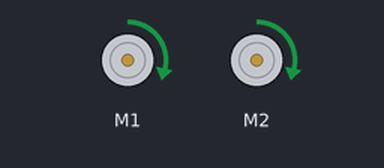
Simulated run of this program. Board: Arduino Mega 2560, built with avr-gcc and run on an emulated ATmega2560. Parts: 2 × DC motor (green arrow = forward, orange = backward, longer = faster). What the program prints to the serial monitor is not drawn.

Above: at 0.1 s.
Timing chart, 0 to 1.6 s (numbered marks = the images above):
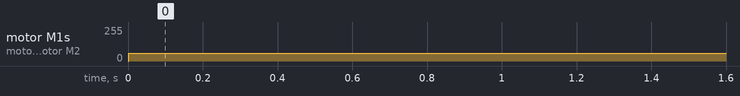

Measured:
- by itself, motor M1, motor M2: stopped → forward 57/255 at 0.00 s

The program:

main.cpp
```cpp
#include "DualMC33926MotorShield.h"

unsigned char dir1 = 7;
unsigned char pwm1 = 9;
unsigned char fb1 = A0;
unsigned char dir2 = 8;
unsigned char pwm2 = 10;
unsigned char fb2 = A1;
unsigned char nD2 = 4;
unsigned char nSF = 12;

DualMC33926MotorShield md(dir1,pwm1,fb1,dir2,pwm2,fb2,nD2,nSF);

void stopIfFault()
{
  if (md.getFault())
  {
    Serial.println("fault");
    while(1);
  }
}

void setup()
{
  Serial.begin(115200);
  Serial.println("Dual MC33926 Motor Shield");
  md.init();
}

void loop()
{
  //right side
  md.setM1Speed(90);
  md.setM2Speed(90);
  stopIfFault();
  Serial.print("M1 current: ");
  Serial.println(md.getM1CurrentMilliamps());
  Serial.print("M2 current: ");
  Serial.println(md.getM2CurrentMilliamps());
  delay(2);
  /*
  for (int i = 0; i <= 400; i++)
  {
    md.setM1Speed(i);
    md.setM2Speed(i);
    stopIfFault();
    if (abs(i)%200 == 100)
    {
      Serial.print("M1 current: ");
      Serial.println(md.getM1CurrentMilliamps());
      Serial.print("M2 current: ");
      Serial.println(md.getM2CurrentMilliamps());
    }
    delay(2);
  }

  for (int i = 400; i >= -400; i--)
  {
    md.setM1Speed(i);
    md.setM2Speed(i);
    stopIfFault();
    if (abs(i)%200 == 100)
    {
      Serial.print("M1 current: ");
      Serial.println(md.getM1CurrentMilliamps());
      Serial.print("M2 current: ");
      Serial.println(md.getM2CurrentMilliamps());
    }
    delay(2);
  }

  for (int i = -400; i <= 0; i++)
  {
    md.setM1Speed(i);
    md.setM2Speed(i);
    stopIfFault();
    if (abs(i)%200 == 100)
    {
      Serial.print("M1 current: ");
      Serial.println(md.getM1CurrentMilliamps());
      Serial.print("M2 current: ");
      Serial.println(md.getM2CurrentMilliamps());
    }
    delay(2);
  }
  */

}
```
